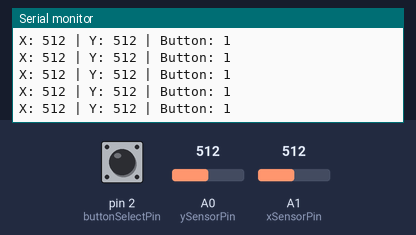
Bench run of a sketch on a simulated Arduino Uno, built with avr-gcc and run on an emulated ATmega328P. On the bench: the last lines printed to the serial monitor. The inputs (shaded band) are chosen by the test bench; at power-on: A0 (ySensorPin) = 512, A1 (xSensorPin) = 512, pin 2 (buttonSelectPin) HIGH.

Above: at 1.2 s.
1.3 s: A0 (ySensorPin) set to 716
At 1.32 s:
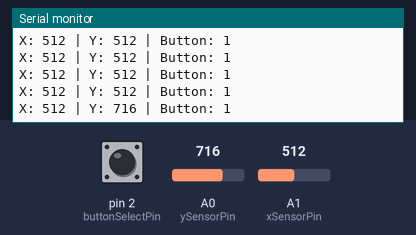
2.8 s: A1 (xSensorPin) set to 716
At 2.83 s:
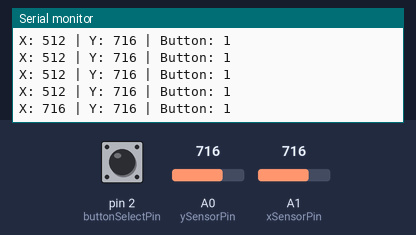
4.3 s: A0 (ySensorPin) set to 1023
At 4.34 s:
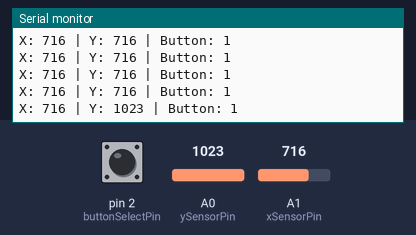
7.3 s: pin 2 (buttonSelectPin) pulled LOW for 0.15 s
At 7.36 s:
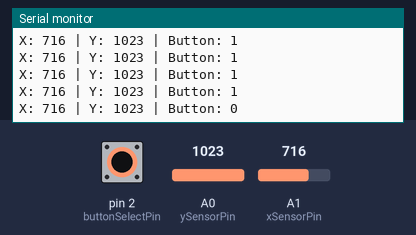
8.9 s: A1 (xSensorPin) set to 900
At 8.98 s:
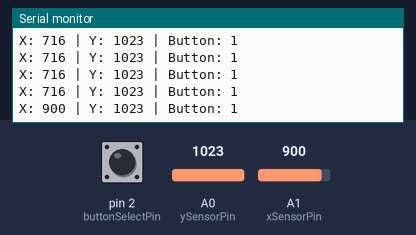
10.4 s: pin 2 (buttonSelectPin) pulled LOW for 1 s
At 10.49 s:
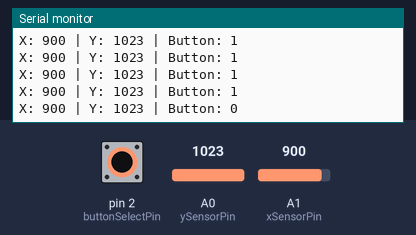
Timing chart, 0 to 13.4 s (numbered marks = the images above; inputs shaded):
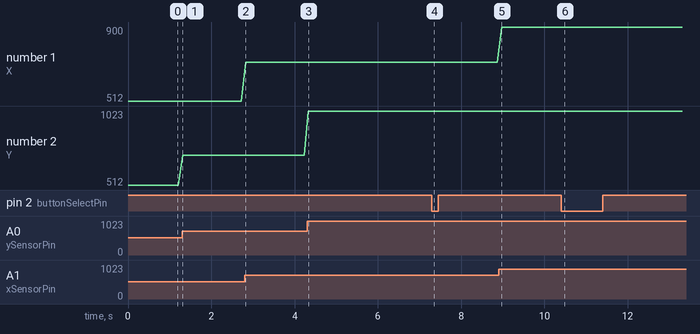

The sketch:

joystick_sensor.ino
```cpp
int xSensorPin = A1;
int ySensorPin = A0;
int buttonSelectPin = 2;

int xPositionValue = 0;
int yPositionValue = 0;
int buttonState = 0;

void setup() {
  // initialize serial communications at 9600 bps:
  Serial.begin(9600);
  pinMode(xSensorPin, INPUT);
  pinMode(ySensorPin, INPUT);
  //activate pull-up resistor on the push-button pin
  pinMode(buttonSelectPin, INPUT_PULLUP);
}


void loop()
{

  readJoystickValue(xSensorPin,ySensorPin,buttonSelectPin);

  Serial.print("X: ");
  Serial.print(xPositionValue);
  Serial.print(" | Y: ");
  Serial.print(yPositionValue);
  Serial.print(" | Button: ");
  Serial.println(buttonState);

  delay(100); // add some delay between reads
}

void readJoystickValue(int xSensorPin, int ySensorPin, int buttonSelectPin)
{
  xPositionValue = analogRead(xSensorPin);
  yPositionValue = analogRead(ySensorPin);
  buttonState = digitalRead(buttonSelectPin);
}
```

Measured:
- after the input at 1.3 s, the serial monitor: prints a new line at once (image 1)
- after the input at 2.8 s, the serial monitor: prints a new line at once (image 2)
- after the input at 4.3 s, the serial monitor: prints a new line at once (image 3)
- after the input at 7.3 s, the serial monitor: prints a new line after 0.06 s (image 4)
- after the input at 8.9 s, the serial monitor: prints a new line after 0.07 s (image 5)
- after the input at 10.4 s, the serial monitor: prints a new line after 0.08 s (image 6)
- plotted number 1: 716 → 900 after the input at 8.9 s
- plotted number 2: 512 → 716 after the input at 1.3 s, 716 → 1023 after the input at 4.3 s
